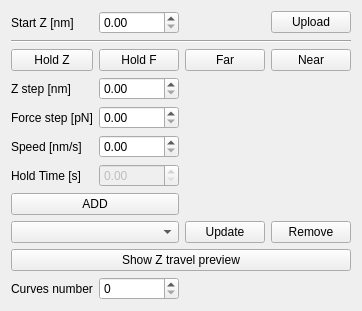
       <widget class="QWidget" name="custFvsdTab">
        <property name="enabled">
         <bool>true</bool>
        </property>
        <attribute name="title">
         <string>Custom FvsD</string>
        </attribute>
        <layout class="QGridLayout" name="gridLayout_8">
         <item row="8" column="0" colspan="2">
          <widget class="QComboBox" name="segCmbBox"/>
         </item>
         <item row="8" column="3">
          <widget class="QPushButton" name="removeSegBtn">
           <property name="text">
            <string>Remove</string>
           </property>
          </widget>
         </item>
         <item row="4" column="0">
          <widget class="QLabel" name="label_31">
           <property name="text">
            <string>Force step [pN]</string>
           </property>
          </widget>
         </item>
         <item row="3" column="0">
          <widget class="QLabel" name="label_30">
           <property name="text">
            <string>Z step [nm]</string>
           </property>
          </widget>
         </item>
         <item row="6" column="1">
          <widget class="QDoubleSpinBox" name="holdTimecNumDbl">
           <property name="enabled">
            <bool>false</bool>
           </property>
          </widget>
         </item>
         <item row="0" column="0">
          <widget class="QLabel" name="label_29">
           <property name="text">
            <string>Start Z [nm]</string>
           </property>
          </widget>
         </item>
         <item row="10" column="0">
          <widget class="QLabel" name="label_45">
           <property name="text">
            <string>Curves number</string>
           </property>
          </widget>
         </item>
         <item row="6" column="0">
          <widget class="QLabel" name="label_35">
           <property name="text">
            <string>Hold Time [s]</string>
           </property>
          </widget>
         </item>
         <item row="0" column="3">
          <widget class="QPushButton" name="uploadStartZcBtn">
           <property name="text">
            <string>Upload</string>
           </property>
          </widget>
         </item>
         <item row="4" column="1">
          <widget class="QDoubleSpinBox" name="endFcNumDbl"/>
         </item>
         <item row="5" column="0">
          <widget class="QLabel" name="label_46">
           <property name="text">
            <string>Speed [nm/s]</string>
           </property>
          </widget>
         </item>
         <item row="10" column="1">
          <widget class="QSpinBox" name="curveNumcNum"/>
         </item>
         <item row="9" column="0" colspan="4">
          <widget class="QPushButton" name="showZTravelBtn">
           <property name="text">
            <string>Show Z travel preview</string>
           </property>
          </widget>
         </item>
         <item row="8" column="2">
          <widget class="QPushButton" name="updateSegBtn">
           <property name="text">
            <string>Update</string>
           </property>
          </widget>
         </item>
         <item row="3" column="1">
          <widget class="QDoubleSpinBox" name="endZcNumDbl">
           <property name="keyboardTracking">
            <bool>false</bool>
           </property>
          </widget>
         </item>
         <item row="1" column="0" colspan="4">
          <widget class="Line" name="line_9">
           <property name="orientation">
            <enum>Qt::Horizontal</enum>
           </property>
          </widget>
         </item>
         <item row="5" column="1">
          <widget class="QDoubleSpinBox" name="speedcNumDbl">
           <property name="enabled">
            <bool>true</bool>
           </property>
           <property name="keyboardTracking">
            <bool>false</bool>
           </property>
          </widget>
         </item>
         <item row="0" column="1">
          <widget class="QDoubleSpinBox" name="startZcNumDbl"/>
         </item>
         <item row="2" column="0">
          <widget class="QPushButton" name="altZSegBtn">
           <property name="text">
            <string>Hold Z</string>
           </property>
           <property name="icon">
            <iconset>
             <normaloff>Icons/altZ.bmp</normaloff>Icons/altZ.bmp</iconset>
           </property>
           <property name="iconSize">
            <size>
             <width>20</width>
             <height>20</height>
            </size>
           </property>
           <property name="checkable">
            <bool>false</bool>
           </property>
           <property name="default">
            <bool>false</bool>
           </property>
          </widget>
         </item>
         <item row="2" column="1">
          <widget class="QPushButton" name="altFSegBtn">
           <property name="text">
            <string>Hold F</string>
           </property>
           <property name="icon">
            <iconset>
             <normaloff>Icons/altF.bmp</normaloff>Icons/altF.bmp</iconset>
           </property>
           <property name="iconSize">
            <size>
             <width>20</width>
             <height>20</height>
            </size>
           </property>
           <property name="checkable">
            <bool>false</bool>
           </property>
          </widget>
         </item>
         <item row="2" column="2">
          <widget class="QPushButton" name="farSegBtn">
           <property name="text">
            <string>Far</string>
           </property>
           <property name="icon">
            <iconset>
             <normaloff>Icons/far.bmp</normaloff>Icons/far.bmp</iconset>
           </property>
           <property name="iconSize">
            <size>
             <width>20</width>
             <height>20</height>
            </size>
           </property>
           <property name="checkable">
            <bool>false</bool>
           </property>
          </widget>
         </item>
         <item row="2" column="3">
          <widget class="QPushButton" name="nearSegBtn">
           <property name="text">
            <string>Near</string>
           </property>
           <property name="icon">
            <iconset>
             <normaloff>Icons/near.bmp</normaloff>Icons/near.bmp</iconset>
           </property>
           <property name="iconSize">
            <size>
             <width>20</width>
             <height>20</height>
            </size>
           </property>
           <property name="checkable">
            <bool>false</bool>
           </property>
           <property name="checked">
            <bool>false</bool>
           </property>
          </widget>
         </item>
         <item row="7" column="0" colspan="2">
          <widget class="QPushButton" name="addSegBtn">
           <property name="text">
            <string>ADD</string>
           </property>
          </widget>
         </item>
        </layout>
       </widget>
